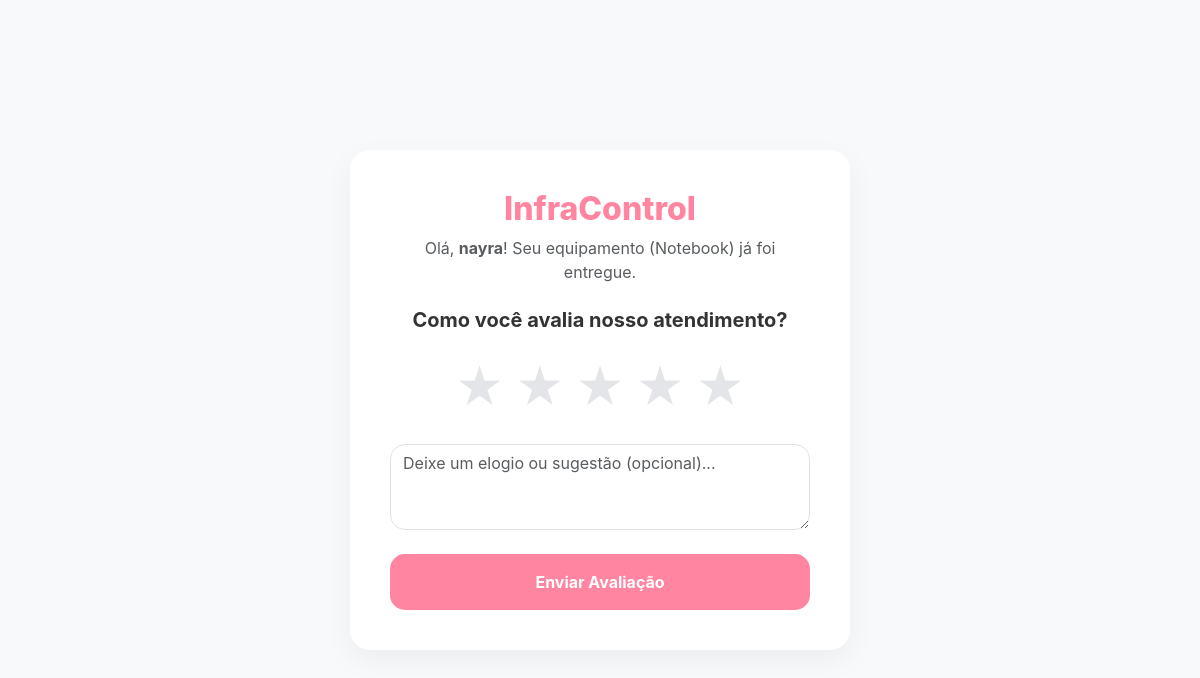
Before: /avaliar/2 with the older database file.
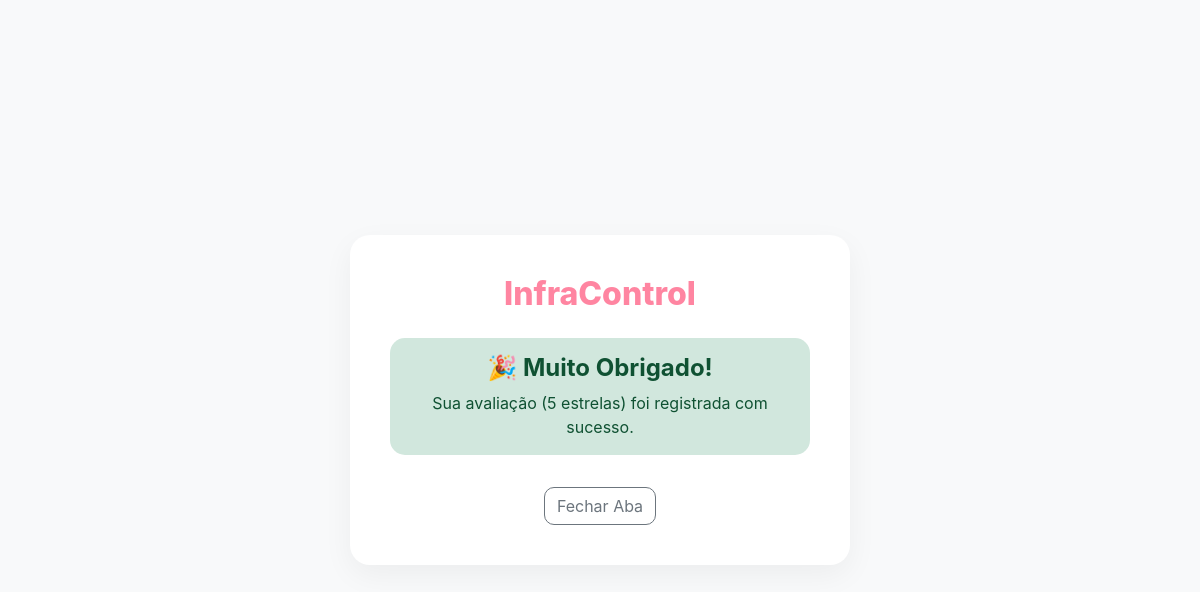
After: the same page with the newer database file.
### models.py (models this page shows)
class Cliente(db.Model):
    id = db.Column(db.Integer, primary_key=True)
    nome = db.Column(db.String(150), nullable=False)
    email = db.Column(db.String(150))
    telefone = db.Column(db.String(20), nullable=False)
    ordens = db.relationship('OrdemServico', backref='cliente', lazy=True)

class OrdemServico(db.Model):
    id = db.Column(db.Integer, primary_key=True)
    equipamento = db.Column(db.String(150), nullable=False)
    marca = db.Column(db.String(100))
    tipo_manutencao = db.Column(db.String(50))
    descricao_problema = db.Column(db.Text)
    diagnostico_ia = db.Column(db.Text)
    valor = db.Column(db.Float, default=0.0)
    desconto = db.Column(db.Float, default=0.0)
    status = db.Column(db.String(50), default='Aberto')
    data_abertura = db.Column(db.DateTime, default=datetime.utcnow)
    data_garantia = db.Column(db.DateTime)
    cliente_id = db.Column(db.Integer, db.ForeignKey('cliente.id'), nullable=False)
    foto_antes = db.Column(db.String(255))
    nota_cliente = db.Column(db.Integer)
    comentario_cliente = db.Column(db.Text)
    itens = db.relationship('ItemOS', backref='ordem', lazy=True, cascade="all, delete-orphan")
    servicos_feitos = db.relationship('ItemServicoOS', backref='ordem', lazy=True, cascade="all, delete-orphan")

### app.py (the view)
@app.route('/avaliar/<int:os_id>', methods=['GET', 'POST'])
def avaliar(os_id):
    os_data = OrdemServico.query.get_or_404(os_id)
    sucesso = False
    if request.method == 'POST':
        os_data.nota_cliente = int(request.form.get('nota')); os_data.comentario_cliente = request.form.get('comentario'); db.session.commit(); sucesso = True
    return render_template('avaliar.html', os_data=os_data, sucesso=sucesso)

### templates/avaliar.html (shortened to what this page needs)
<!DOCTYPE html>
<html lang="pt-br">
<head>
    <link href="https://cdn.jsdelivr.net/npm/bootstrap@5.3.0/dist/css/bootstrap.min.css" rel="stylesheet">
</head>
<body>
    <div class="card-avaliacao">
        <h2 style="color: #ff85a1; font-weight: 800;">InfraControl</h2>
        {% if sucesso or os_data.nota_cliente %}
            <div class="alert alert-success mt-4" style="border-radius: 15px; border: none; background-color: #d1e7dd; color: #0f5132;">
                <h4 class="fw-bold mb-2">🎉 Muito Obrigado!</h4>
                <p class="mb-0">Sua avaliação ({{ os_data.nota_cliente }} estrelas) foi registrada com sucesso.</p>
            </div>
            <a href="javascript:window.close();" class="btn btn-outline-secondary mt-3" style="border-radius: 10px;">Fechar Aba</a>
        {% else %}
            <p class="text-muted mt-2">Olá, <strong>{{ os_data.cliente.nome }}</strong>! Seu equipamento ({{ os_data.equipamento }}) já foi entregue.</p>
            <h5 class="mt-4 fw-bold" style="color: #333;">Como você avalia nosso atendimento?</h5>
            <form method="POST">
                <div class="rating">
                    <input type="radio" name="nota" value="5" id="5"><label for="5">★</label>
                    <input type="radio" name="nota" value="4" id="4"><label for="4">★</label>
                    <input type="radio" name="nota" value="3" id="3"><label for="3">★</label>
                    <input type="radio" name="nota" value="2" id="2"><label for="2">★</label>
                    <input type="radio" name="nota" value="1" id="1" required><label for="1">★</label>
                </div>
                <textarea name="comentario" class="form-control mb-4" rows="3" placeholder="Deixe um elogio ou sugestão (opcional)..." style="border-radius: 15px;"></textarea>
                <button type="submit" class="btn btn-primary w-100 py-3 fw-bold text-white" style="border-radius: 15px; background-color: #ff85a1; border: none;">Enviar Avaliação</button>
            </form>
        {% endif %}
    </div>
</body>
</html>

Changed rows visible on the page:
no longer on this page (row unchanged): Cliente: cliente.nome "nayra"
changed OrdemServico: nota_cliente (not shown) → "5"; equipamento "Notebook" → (not shown)
Other visible differences:
text no longer shown: "Olá, ! Seu equipamento ( ) já foi entregue. Como você avalia nosso atendimento? ★ ★ ★ ★ ★ Enviar Avaliação"
text now shown: "🎉 Muito Obrigado! Sua avaliação ( estrelas) foi registrada com sucesso. Fechar Aba"
